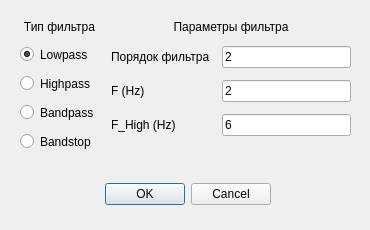
<?xml version="1.0" encoding="UTF-8"?>
<ui version="4.0">
 <class>Dialog</class>
 <widget class="QDialog" name="Dialog">
  <property name="geometry">
   <rect>
    <x>0</x>
    <y>0</y>
    <width>370</width>
    <height>230</height>
   </rect>
  </property>
  <property name="minimumSize">
   <size>
    <width>370</width>
    <height>230</height>
   </size>
  </property>
  <property name="maximumSize">
   <size>
    <width>370</width>
    <height>230</height>
   </size>
  </property>
  <property name="windowTitle">
   <string>Фильтр Баттерворта</string>
  </property>
  <widget class="QDialogButtonBox" name="dialog_btnbox">
   <property name="geometry">
    <rect>
     <x>80</x>
     <y>180</y>
     <width>191</width>
     <height>28</height>
    </rect>
   </property>
   <property name="standardButtons">
    <set>QDialogButtonBox::Cancel|QDialogButtonBox::Ok</set>
   </property>
  </widget>
  <widget class="QWidget" name="">
   <property name="geometry">
    <rect>
     <x>20</x>
     <y>20</y>
     <width>331</width>
     <height>130</height>
    </rect>
   </property>
   <layout class="QHBoxLayout" name="horizontalLayout">
    <property name="spacing">
     <number>12</number>
    </property>
    <item>
     <layout class="QVBoxLayout" name="verticalLayout_3">
      <item>
       <widget class="QLabel" name="label_4">
        <property name="text">
         <string>Тип фильтра</string>
        </property>
        <property name="alignment">
         <set>Qt::AlignCenter</set>
        </property>
       </widget>
      </item>
      <item>
       <layout class="QVBoxLayout" name="verticalLayout_2">
        <item>
         <widget class="QRadioButton" name="radioButton">
          <property name="text">
           <string>Lowpass</string>
          </property>
          <property name="checked">
           <bool>true</bool>
          </property>
         </widget>
        </item>
        <item>
         <widget class="QRadioButton" name="radioButton_2">
          <property name="text">
           <string>Highpass</string>
          </property>
         </widget>
        </item>
        <item>
         <widget class="QRadioButton" name="radioButton_3">
          <property name="text">
           <string>Bandpass</string>
          </property>
         </widget>
        </item>
        <item>
         <widget class="QRadioButton" name="radioButton_4">
          <property name="text">
           <string>Bandstop</string>
          </property>
         </widget>
        </item>
       </layout>
      </item>
     </layout>
    </item>
    <item>
     <layout class="QVBoxLayout" name="verticalLayout">
      <item>
       <widget class="QLabel" name="label_5">
        <property name="text">
         <string>Параметры фильтра</string>
        </property>
        <property name="alignment">
         <set>Qt::AlignCenter</set>
        </property>
       </widget>
      </item>
      <item>
       <layout class="QFormLayout" name="formLayout">
        <item row="0" column="0">
         <widget class="QLabel" name="filter_order_label">
          <property name="text">
           <string>Порядок фильтра</string>
          </property>
         </widget>
        </item>
        <item row="0" column="1">
         <widget class="QLineEdit" name="filter_order_edit">
          <property name="text">
           <string>2</string>
          </property>
         </widget>
        </item>
        <item row="1" column="0">
         <widget class="QLabel" name="frequency_low_label">
          <property name="text">
           <string>F (Hz)</string>
          </property>
         </widget>
        </item>
        <item row="1" column="1">
         <widget class="QLineEdit" name="frequency_low_edit">
          <property name="text">
           <string>2</string>
          </property>
         </widget>
        </item>
        <item row="2" column="0">
         <widget class="QLabel" name="frequency_high_label">
          <property name="text">
           <string>F_High (Hz)</string>
          </property>
         </widget>
        </item>
        <item row="2" column="1">
         <widget class="QLineEdit" name="frequency_high_edit">
          <property name="text">
           <string>6</string>
          </property>
         </widget>
        </item>
        <item row="3" column="1">
         <spacer name="verticalSpacer">
          <property name="orientation">
           <enum>Qt::Vertical</enum>
          </property>
          <property name="sizeHint" stdset="0">
           <size>
            <width>20</width>
            <height>40</height>
           </size>
          </property>
         </spacer>
        </item>
        <item row="3" column="0">
         <spacer name="verticalSpacer_2">
          <property name="orientation">
           <enum>Qt::Vertical</enum>
          </property>
          <property name="sizeHint" stdset="0">
           <size>
            <width>20</width>
            <height>40</height>
           </size>
          </property>
         </spacer>
        </item>
       </layout>
      </item>
     </layout>
    </item>
   </layout>
  </widget>
 </widget>
 <resources/>
 <connections/>
</ui>
